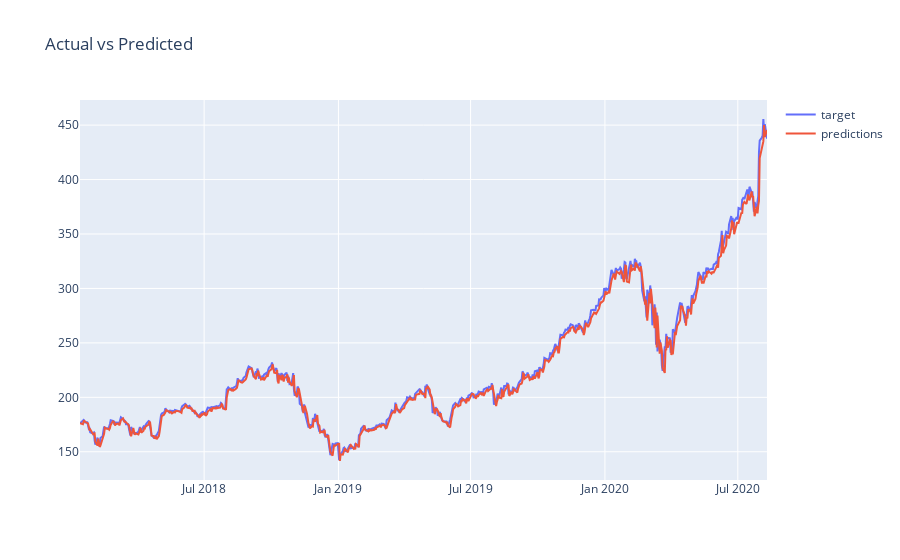

The notebook cell this image was saved under:
### Code cell
# predictions for apple stock

stockname = "AAPL"

predictions_stock(stockPrice,stockVol,stockname,alpha=1)

### Figure 1 — Plotly figure (JSON) as saved in the notebook; plotly's stock layout.template omitted (floating-point values rounded to 4 significant figures; data arrays with more than 128 entries replaced by an {"elided": "..."} marker saying what was removed)
{"data": [{"name": "target", "type": "scatter", "x": {"elided": "648 str values"}, "y": {"elided": "648 float values"}}, {"name": "predictions", "type": "scatter", "x": {"elided": "648 str values"}, "y": {"elided": "648 float values"}}], "layout": {"legend": {"tracegroupgap": 0}, "title": {"text": "Actual vs Predicted"}, "xaxis": {"anchor": "y", "domain": [0, 1]}, "yaxis": {"anchor": "x", "domain": [0, 1]}}}
